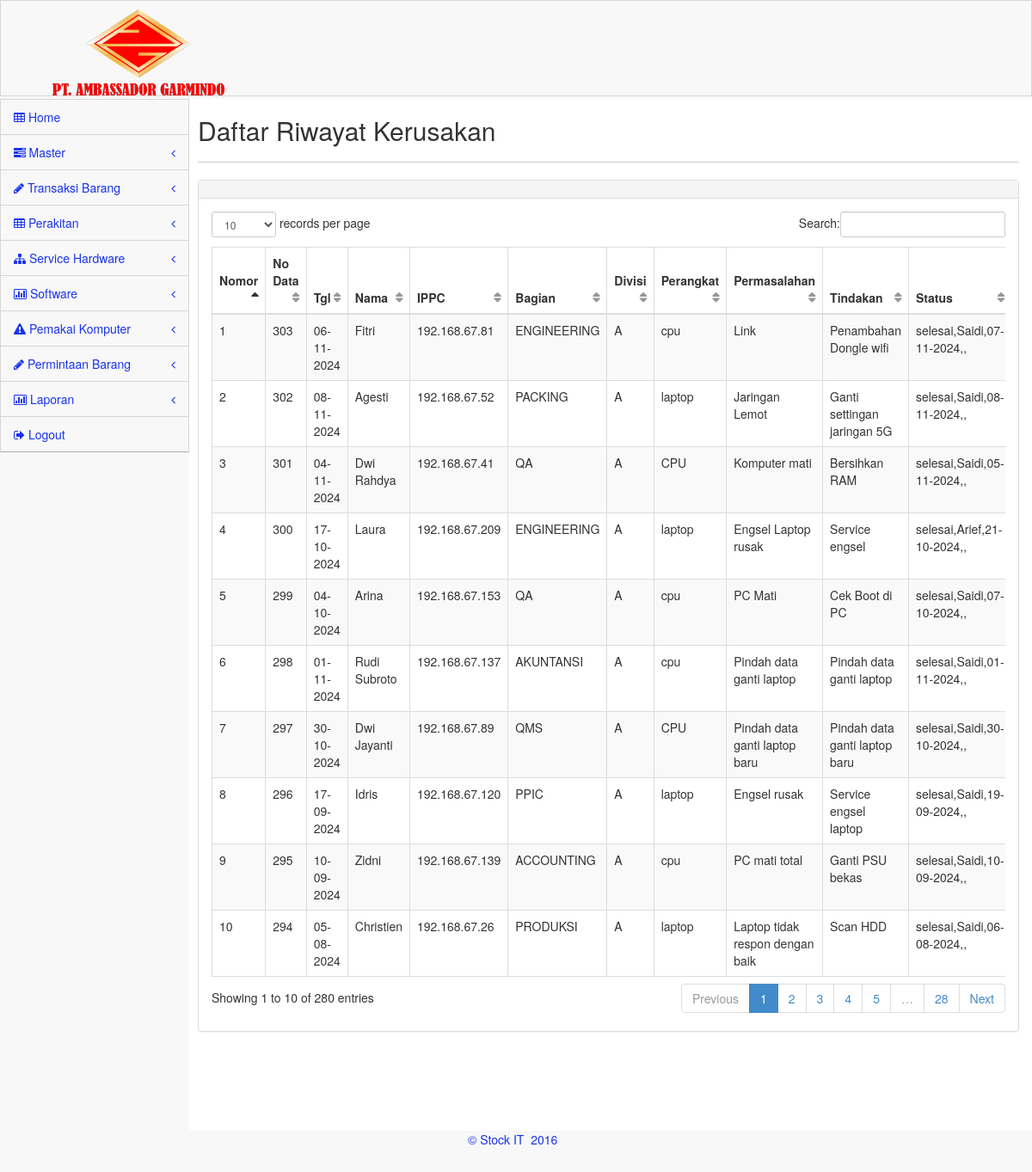
The app's page /user.php?menu=riwayat with its own data.
### tables this page shows
CREATE TABLE `service` (
  `nomor` int(11) NOT NULL,
  `tgl` char(10) default NULL,
  `jam` char(5) default NULL,
  `nama` char(30) default NULL,
  `bagian` char(30) default NULL,
  `divisi` char(1) default NULL,
  `perangkat` char(50) default NULL,
  `kasus` char(250) default NULL,
  `penerima` char(30) default NULL,
  `tgl2` char(10) default NULL,
  `jam2` char(5) default NULL,
  `teknisi` char(30) default NULL,
  `tindakan` char(250) default NULL,
  `luar` char(30) default NULL,
  `tgl3` char(10) default NULL,
  `jam3` char(5) default NULL,
  `tindakan2` char(250) default NULL,
  `status` varchar(10) NOT NULL,
  `ippc` varchar(20) NOT NULL,
  `noprinter` char(60) NOT NULL,
  `ket` varchar(2) NOT NULL,
  `statup` char(30) NOT NULL,
  `keterangan` varchar(250) NOT NULL,
  `tglRequest` char(10) default NULL,
  `svc_kat` char(20) default NULL,
  KEY `_WA_Sys_nomor_38996AB5` USING BTREE (`nomor`),
  KEY `_WA_Sys_tgl_38996AB5` USING BTREE (`tgl`),
  KEY `_WA_Sys_jam_38996AB5` USING BTREE (`jam`),
  KEY `_WA_Sys_nama_38996AB5` USING BTREE (`nama`),
  KEY `_WA_Sys_bagian_38996AB5` USING BTREE (`bagian`),
  KEY `_WA_Sys_divisi_38996AB5` USING BTREE (`divisi`),
  KEY `_WA_Sys_perangkat_38996AB5` USING BTREE (`perangkat`),
  KEY `_WA_Sys_kasus_38996AB5` USING BTREE (`kasus`),
  KEY `_WA_Sys_penerima_38996AB5` USING BTREE (`penerima`),
  KEY `_WA_Sys_tgl2_38996AB5` USING BTREE (`tgl2`),
  KEY `_WA_Sys_jam2_38996AB5` USING BTREE (`jam2`),
  KEY `_WA_Sys_teknisi_38996AB5` USING BTREE (`teknisi`),
  KEY `_WA_Sys_tindakan_38996AB5` USING BTREE (`tindakan`),
  KEY `_WA_Sys_luar_38996AB5` USING BTREE (`luar`),
  KEY `_WA_Sys_tgl3_38996AB5` USING BTREE (`tgl3`),
  KEY `_WA_Sys_jam3_38996AB5` USING BTREE (`jam3`),
  KEY `_WA_Sys_tindakan2_38996AB5` USING BTREE (`tindakan2`)
);

### aplikasi/riwayat.php (the view, shortened to what this page needs)
        <div class="inner">
            <div class="row">
                <div class="col-lg-12">
                    <h2>Daftar Riwayat Kerusakan</h2>
                </div>
            </div>
            <hr />
            <div class="row">
            <div class="col-lg-12">
                <div class="panel panel-default">
                    <div class="panel-heading">
                    </div>
                    <div class="panel-body">
                        <div class="table-responsive" style='overflow: scroll;'>
                            <table class="table table-striped table-bordered table-hover" id="dataTables-example">
                                <thead>
                                    <tr>
					 <th>Nomor</th>
					 <th>No Data</th>
						 <th>Tgl</th>
                                        <th>Nama</th>
                                        <th>IPPC</th>
                                        <th>Bagian</th>
							<th>Divisi</th>
							<th>Perangkat</th>
							<th>Permasalahan</th>
							<th>Tindakan</th>
							<th>Status</th>
                                    </tr>
                                </thead>
                                <tbody>
                                   <?$nou=1;
					   $sql = mysql_query("SELECT * FROM service where status='selesai' and perangkat in ('CPU', 'LAPTOP') order by nomor desc ");
if(mysql_num_rows($sql) > 0){
while($data = mysql_fetch_array($sql)){
$tgl=$data['tgl'];
$nama=$data['nama'];
$ippc=$data['ippc'];
$bagian=$data['bagian'];
$divisi=$data['divisi'];
$perangkat=$data['perangkat'];
$kasus=$data['kasus'];
	$status=$data['status'];
		$teknisi=$data['teknisi'];
		$tindakan=$data['tindakan'];
		$tgl2=$data['tgl2'];
		$luar=$data['luar'];
		$tgl3=$data['tgl3'];
		$nomor=$data['nomor'];
?>
                                    <tr class="gradeC">
					<td><? echo $nou++ ?></td>
					<td><? echo $nomor ?></td>
					<td><? echo $tgl ?></td>
                                <td><? echo $nama ?></td>
                                <td><? echo $ippc?></td>
                                <td><? echo $bagian ?></td>
					<td><? echo $divisi ?></td>
					<td><? echo $perangkat ?></td>
					<td><? echo $kasus ?></td>
					<td><? echo $tindakan ?></td>
					<td><?php echo $status; ?>,<?php echo $teknisi; ?>,<?php echo $tgl2; ?>,<?php echo $luar; ?>,<?php echo $tgl3; ?>
					</td>
                                    </tr>
            <?}}?>
                                </tbody>
                            </table>
                        </div>
                    </div>
                </div>
            </div>
        </div>

### assets/css/main.css (style rules this page uses)
@media (min-width: 768px) { html, body { height: 100%; } }
body.padTop53 { padding-top: 115px; overflow: visible; }
@media (min-width: 802px) { body.padTop53 { padding-top: 115px; } }
.inner { position: relative; min-height: 1px; padding-right: 15px; padding-left: 10px; background: #fff; border: 0px solid #e4e4e4; min-height:1200px; }
@media (min-width: 768px) { .inner { float: left; width: 100%; } }
.inner .row { margin-right: -15px; margin-left: -15px; }
.inner hr { margin-top: 10px; border-top-color: #ccc; }

### assets/css/MoneAdmin.css (style rules this page uses)
body { background-color: #f8f8f8; }
table.dataTable thead .sorting, table.dataTable thead .sorting_asc:after, table.dataTable thead .sorting_desc, table.dataTable thead .sorting_asc_disabled, table.dataTable thead .sorting_desc_disabled { background: transparent; }
table.dataTable thead .sorting_asc:after { content: "\f0de"; float: right; font-family: fontawesome; }
table.dataTable thead .sorting:after { content: "\f0dc"; float: right; font-family: fontawesome; color: rgba(50,50,50,.5); }

### records on screen
service: nomor "303", tgl "06-11-2024", nama "Fitri", ippc "192.168.67.81", bagian "ENGINEERING", divisi "A", perangkat "cpu", kasus "Link", tindakan "Penambahan Dongle wifi", status "selesai", teknisi "Saidi", tgl2 "07-11-2024"
service: nomor "302", tgl "08-11-2024", nama "Agesti", ippc "192.168.67.52", bagian "PACKING", divisi "A", perangkat "laptop", kasus "Jaringan Lemot", tindakan "Ganti settingan jaringan 5G", status "selesai", teknisi "Saidi", tgl2 "08-11-2024"
service: nomor "301", tgl "04-11-2024", nama "Dwi Rahdya", ippc "192.168.67.41", bagian "QA", divisi "A", perangkat "CPU", kasus "Komputer mati", tindakan "Bersihkan RAM", status "selesai", teknisi "Saidi", tgl2 "05-11-2024"
service: nomor "300", tgl "17-10-2024", nama "Laura", ippc "192.168.67.209", bagian "ENGINEERING", divisi "A", perangkat "laptop", kasus "Engsel Laptop rusak", tindakan "Service engsel", status "selesai", teknisi "Arief", tgl2 "21-10-2024"
service: nomor "299", tgl "04-10-2024", nama "Arina", ippc "192.168.67.153", bagian "QA", divisi "A", perangkat "cpu", kasus "PC Mati", tindakan "Cek Boot di PC", status "selesai", teknisi "Saidi", tgl2 "07-10-2024"
service: nomor "298", tgl "01-11-2024", nama "Rudi Subroto", ippc "192.168.67.137", bagian "AKUNTANSI", divisi "A", perangkat "cpu", kasus "Pindah data ganti laptop", tindakan "Pindah data ganti laptop", status "selesai", teknisi "Saidi", tgl2 "01-11-2024"
service: nomor "297", tgl "30-10-2024", nama "Dwi Jayanti", ippc "192.168.67.89", bagian "QMS", divisi "A", perangkat "CPU", kasus "Pindah data ganti laptop baru", tindakan "Pindah data ganti laptop baru", status "selesai", teknisi "Saidi", tgl2 "30-10-2024"
service: nomor "296", tgl "17-09-2024", nama "Idris", ippc "192.168.67.120", bagian "PPIC", divisi "A", perangkat "laptop", kasus "Engsel rusak", tindakan "Service engsel laptop", status "selesai", teknisi "Saidi", tgl2 "19-09-2024"
service: nomor "295", tgl "10-09-2024", nama "Zidni", ippc "192.168.67.139", bagian "ACCOUNTING", divisi "A", perangkat "cpu", kasus "PC mati total", tindakan "Ganti PSU bekas", status "selesai", teknisi "Saidi", tgl2 "10-09-2024"
service: nomor "294", tgl "05-08-2024", nama "Christien", ippc "192.168.67.26", bagian "PRODUKSI", divisi "A", perangkat "laptop", kasus "Laptop tidak respon dengan baik", tindakan "Scan HDD", status "selesai", teknisi "Saidi", tgl2 "06-08-2024"
